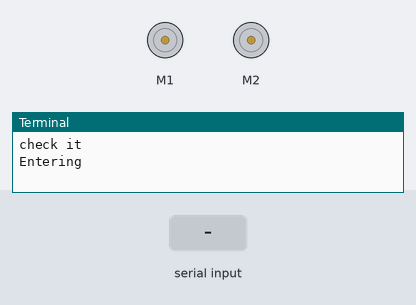
Simulated run of this program. Board: Raspberry Pi (BCM pin numbers). Shown: 2 × DC motor (green arrow = forward, orange = backward, longer = faster), the last lines printed to the terminal. The inputs (shaded band) are chosen by the test bench. Motors are numbered in the order the program creates them (left before right in a Robot).

Above: at 1.2 s.
1.3 s: "w" typed at the terminal
At 2.4 s:
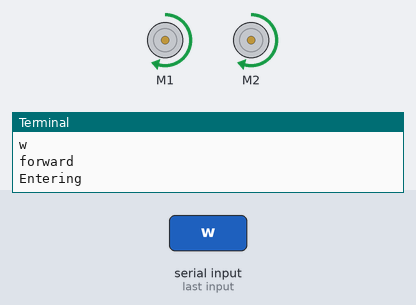
2.8 s: "s" typed at the terminal
4.3 s: "s" typed at the terminal
At 4.6 s:
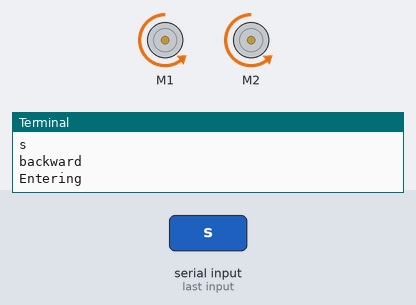
Timing chart, 0 to 7.3 s (numbered marks = the images above; inputs shaded):
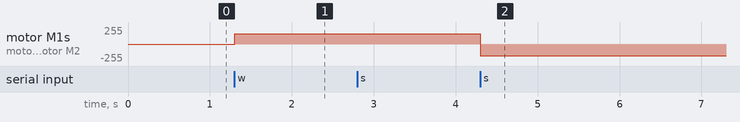

The program:

keyboard_control.py
```python
from gpiozero import Motor
import time
#from gpiozero.Pin import
#import RPi.GPIO as GPIO

mr = Motor(3, 2)
ml = Motor(15, 14)
ml.stop()
mr.stop()


try:
    def forward():
        ml.forward(0.6)
        mr.forward(0.6)

    def backward():
        ml.backward(0.7)
        mr.backward(0.7)


    def sstop():
        ml.stop()
        mr.stop()
except KeyboardInterrupt:
    print "cleaning"
finally:
    #GPIO.cleanup()
    print"check it"


while(True):
    print "Entering"
    if (raw_input()=='w'):
        print "forward"
        forward()
    elif raw_input()=='s':
        print "backward"
        backward()
    elif raw_input()=='a':
        print "left"
        ml.backward(0.5)
        mr.forward(0.5)
    elif raw_input()=='d':
        print "right"
        mr.backward(0.5)
        ml.forward(0.5)
    else:
        sstop()
        print "stopped"
```

Measured:
- after the input at 1.3 s, motor M1, motor M2: stopped → forward 153/255 at once
- after the input at 4.3 s, motor M1, motor M2: forward 153/255 → backward 178/255 at once
